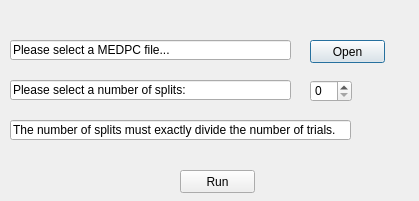
<?xml version="1.0" encoding="UTF-8"?>
<ui version="4.0">
 <class>MedPCSplit</class>
 <widget class="QDialog" name="MedPCSplit">
  <property name="geometry">
   <rect>
    <x>0</x>
    <y>0</y>
    <width>419</width>
    <height>201</height>
   </rect>
  </property>
  <property name="windowTitle">
   <string>MedPC Split</string>
  </property>
  <widget class="QSpinBox" name="SplitsSpinBox">
   <property name="geometry">
    <rect>
     <x>310</x>
     <y>80</y>
     <width>42</width>
     <height>22</height>
    </rect>
   </property>
  </widget>
  <widget class="QLineEdit" name="FileSelect">
   <property name="geometry">
    <rect>
     <x>10</x>
     <y>40</y>
     <width>281</width>
     <height>20</height>
    </rect>
   </property>
   <property name="text">
    <string>Please select a MEDPC file...</string>
   </property>
  </widget>
  <widget class="QPushButton" name="FileSelectButton">
   <property name="geometry">
    <rect>
     <x>310</x>
     <y>40</y>
     <width>75</width>
     <height>23</height>
    </rect>
   </property>
   <property name="text">
    <string>Open</string>
   </property>
  </widget>
  <widget class="QPushButton" name="pushButton">
   <property name="geometry">
    <rect>
     <x>180</x>
     <y>170</y>
     <width>75</width>
     <height>23</height>
    </rect>
   </property>
   <property name="text">
    <string>Run</string>
   </property>
  </widget>
  <widget class="QLineEdit" name="lineEdit">
   <property name="geometry">
    <rect>
     <x>10</x>
     <y>80</y>
     <width>281</width>
     <height>20</height>
    </rect>
   </property>
   <property name="text">
    <string>Please select a number of splits:</string>
   </property>
  </widget>
  <widget class="QLineEdit" name="lineEdit_2">
   <property name="geometry">
    <rect>
     <x>10</x>
     <y>120</y>
     <width>341</width>
     <height>20</height>
    </rect>
   </property>
   <property name="text">
    <string>The number of splits must exactly divide the number of trials.</string>
   </property>
  </widget>
 </widget>
 <resources/>
 <connections/>
</ui>
